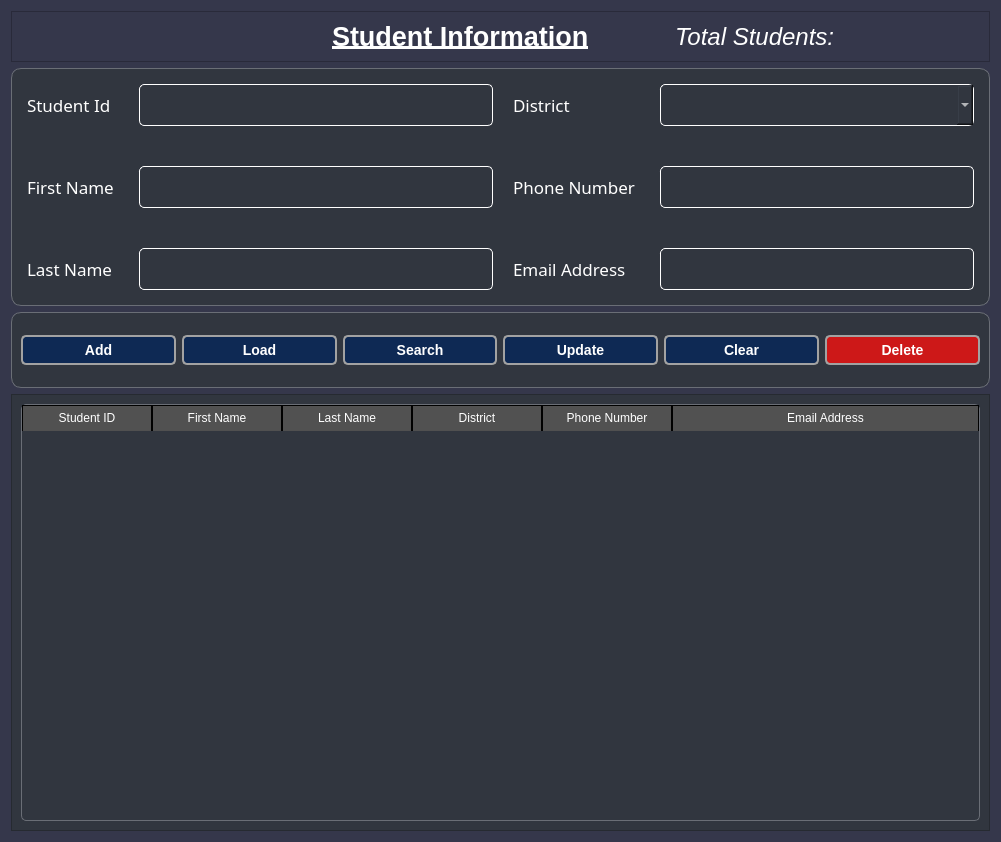
<?xml version="1.0" encoding="UTF-8"?>
<ui version="4.0">
 <class>Form</class>
 <widget class="QWidget" name="Form">
  <property name="geometry">
   <rect>
    <x>0</x>
    <y>0</y>
    <width>1001</width>
    <height>842</height>
   </rect>
  </property>
  <property name="minimumSize">
   <size>
    <width>1001</width>
    <height>842</height>
   </size>
  </property>
  <property name="windowTitle">
   <string>Form</string>
  </property>
  <property name="styleSheet">
   <string notr="true">#frame QComboBox
{
	margin-left: 10px;
	padding-left: 3px;
	border-radius: 5px;
	border: 1px solid white;
	padding-top: 7px;
	padding-bottom: 7px;
	font-family: Sogoe Ul Semibold;
	font-size: 17px;
	color: white;
}
#frame QComboBox::drop-down
{
	margin-left: 15px;
	padding-left: 3px;
	padding-top: 7px;
	padding-bottom: 7px;

}
#frame QLineEdit
{
	margin-left: 10px;
	border-radius: 5px;
	border: 1px solid white;
	padding-top: 7px;
	padding-left: 3px;
	padding-bottom: 7px;
	font-family: Sogoe Ul Semibold;
	font-size: 17px;
	color: white;
}
#frame QLabel
{
	font-family: Sogoe Ul Semibold;
	font-size: 17px;
}

#frame
{
	border-radius: 10px;
	border: 1px solid rgb(106, 110, 118);
}
#frame_3
{
	border-radius: 10px;
	border: 1px solid rgb(106, 110, 118);
	padding-top: 7px;
	padding-bottom: 7px;
}
QWidget
{
	background-color:#35374B;
}

QPushButton
{
	background-color: rgb(0, 170, 127);
	font-size: 14px;
	font: bold;
	color: white;
	padding: 5px 10px;
	border-radius: 5px;
	border: 2px solid rgb(162, 162, 162);
}
QPushButton::hover
{
	border-color:rgb(206, 228, 255);
	font-size: 15px;
}
QPushButton:pressed
{
    background-color: rgb(100, 100, 100); /* Example pressed color */
    border-color: rgb(200, 200, 200);     /* Slight border color change */
    padding-top: 6px;  /* Pressed effect by shifting down slightly */
    padding-bottom: 4px;
}
QTableWidget
{
	border-radius: 5px;
	border:1px solid rgb(106, 110, 118);
}
QHeaderView::section
{
	color: white;
	background-color:rgb(81, 81, 81);
	border: 1px solid;
	border-bottom: 1px solid #505050;
	text-align: left;
	padding: 3px 5px;
}
QTableWidget::item {
               border: 1px solid rgb(106, 110, 118);
            }
QTableWidget::item:selected
{
	background-color: #0078d7;  /* Blue background */
    color: white;
    

}
QTableWidget::row:hover
{
	background-color:#C0C9EE;
}</string>
  </property>
  <layout class="QHBoxLayout" name="horizontalLayout_2">
   <item>
    <layout class="QVBoxLayout" name="verticalLayout">
     <item>
      <widget class="QFrame" name="frame_2">
       <property name="frameShape">
        <enum>QFrame::StyledPanel</enum>
       </property>
       <property name="frameShadow">
        <enum>QFrame::Raised</enum>
       </property>
       <layout class="QHBoxLayout" name="horizontalLayout_3">
        <property name="leftMargin">
         <number>320</number>
        </property>
        <item>
         <widget class="QLabel" name="label_7">
          <property name="font">
           <font>
            <pointsize>20</pointsize>
            <weight>75</weight>
            <bold>true</bold>
            <underline>true</underline>
           </font>
          </property>
          <property name="styleSheet">
           <string notr="true">color: rgb(255, 255, 255);</string>
          </property>
          <property name="text">
           <string>Student Information</string>
          </property>
         </widget>
        </item>
        <item>
         <widget class="QLabel" name="label_8">
          <property name="font">
           <font>
            <pointsize>18</pointsize>
            <weight>50</weight>
            <italic>true</italic>
            <bold>false</bold>
           </font>
          </property>
          <property name="styleSheet">
           <string notr="true">color: rgb(255, 255, 255);
padding-left:10px;</string>
          </property>
          <property name="text">
           <string>Total Students: </string>
          </property>
          <property name="alignment">
           <set>Qt::AlignLeading|Qt::AlignLeft|Qt::AlignVCenter</set>
          </property>
         </widget>
        </item>
       </layout>
      </widget>
     </item>
     <item>
      <widget class="QFrame" name="frame">
       <property name="styleSheet">
        <string notr="true">background-color: #31363F;</string>
       </property>
       <property name="frameShape">
        <enum>QFrame::StyledPanel</enum>
       </property>
       <property name="frameShadow">
        <enum>QFrame::Raised</enum>
       </property>
       <layout class="QGridLayout" name="gridLayout_3">
        <property name="leftMargin">
         <number>15</number>
        </property>
        <property name="topMargin">
         <number>15</number>
        </property>
        <property name="rightMargin">
         <number>15</number>
        </property>
        <property name="bottomMargin">
         <number>15</number>
        </property>
        <property name="horizontalSpacing">
         <number>15</number>
        </property>
        <property name="verticalSpacing">
         <number>10</number>
        </property>
        <item row="0" column="0">
         <layout class="QGridLayout" name="gridLayout">
          <property name="horizontalSpacing">
           <number>15</number>
          </property>
          <property name="verticalSpacing">
           <number>40</number>
          </property>
          <item row="0" column="0">
           <widget class="QLabel" name="label_3">
            <property name="styleSheet">
             <string notr="true">color: rgb(255, 255, 255);</string>
            </property>
            <property name="text">
             <string>Student Id</string>
            </property>
           </widget>
          </item>
          <item row="0" column="1">
           <widget class="QLineEdit" name="lineEdit"/>
          </item>
          <item row="1" column="0">
           <widget class="QLabel" name="label_2">
            <property name="styleSheet">
             <string notr="true">color: rgb(255, 255, 255);</string>
            </property>
            <property name="text">
             <string>First Name</string>
            </property>
           </widget>
          </item>
          <item row="1" column="1">
           <widget class="QLineEdit" name="lineEdit_3"/>
          </item>
          <item row="2" column="0">
           <widget class="QLabel" name="label">
            <property name="styleSheet">
             <string notr="true">color: rgb(255, 255, 255);</string>
            </property>
            <property name="text">
             <string>Last Name</string>
            </property>
           </widget>
          </item>
          <item row="2" column="1">
           <widget class="QLineEdit" name="lineEdit_2"/>
          </item>
         </layout>
        </item>
        <item row="0" column="1">
         <layout class="QGridLayout" name="gridLayout_2">
          <property name="leftMargin">
           <number>5</number>
          </property>
          <property name="horizontalSpacing">
           <number>15</number>
          </property>
          <property name="verticalSpacing">
           <number>40</number>
          </property>
          <item row="0" column="0">
           <widget class="QLabel" name="label_4">
            <property name="styleSheet">
             <string notr="true">color: rgb(255, 255, 255);</string>
            </property>
            <property name="text">
             <string>District</string>
            </property>
           </widget>
          </item>
          <item row="0" column="1">
           <widget class="QComboBox" name="comboBox">
            <property name="styleSheet">
             <string notr="true">color: rgb(255, 255, 255);</string>
            </property>
           </widget>
          </item>
          <item row="1" column="0">
           <widget class="QLabel" name="label_5">
            <property name="styleSheet">
             <string notr="true">color: rgb(255, 255, 255);</string>
            </property>
            <property name="text">
             <string>Phone Number</string>
            </property>
           </widget>
          </item>
          <item row="1" column="1">
           <widget class="QLineEdit" name="lineEdit_4"/>
          </item>
          <item row="2" column="0">
           <widget class="QLabel" name="label_6">
            <property name="styleSheet">
             <string notr="true">color: rgb(255, 255, 255);</string>
            </property>
            <property name="text">
             <string>Email Address</string>
            </property>
           </widget>
          </item>
          <item row="2" column="1">
           <widget class="QLineEdit" name="lineEdit_5"/>
          </item>
         </layout>
        </item>
       </layout>
      </widget>
     </item>
     <item>
      <widget class="QFrame" name="frame_3">
       <property name="styleSheet">
        <string notr="true">background-color: #31363F;</string>
       </property>
       <property name="frameShape">
        <enum>QFrame::StyledPanel</enum>
       </property>
       <property name="frameShadow">
        <enum>QFrame::Raised</enum>
       </property>
       <layout class="QHBoxLayout" name="horizontalLayout">
        <property name="topMargin">
         <number>15</number>
        </property>
        <property name="bottomMargin">
         <number>15</number>
        </property>
        <item>
         <widget class="QPushButton" name="Add_Button">
          <property name="styleSheet">
           <string notr="true">background-color: #0E2954;</string>
          </property>
          <property name="text">
           <string>Add</string>
          </property>
          <property name="icon">
           <iconset>
            <normaloff>../Python Programs/Icons/add_24dp_E3E3E3_FILL0_wght400_GRAD0_opsz24.png</normaloff>../Python Programs/Icons/add_24dp_E3E3E3_FILL0_wght400_GRAD0_opsz24.png</iconset>
          </property>
          <property name="iconSize">
           <size>
            <width>30</width>
            <height>30</height>
           </size>
          </property>
         </widget>
        </item>
        <item>
         <widget class="QPushButton" name="Select_Button">
          <property name="styleSheet">
           <string notr="true">background-color: #0E2954;</string>
          </property>
          <property name="text">
           <string>Load</string>
          </property>
          <property name="icon">
           <iconset>
            <normaloff>../Python Programs/Icons/select_24dp_E3E3E3_FILL0_wght400_GRAD0_opsz24.png</normaloff>../Python Programs/Icons/select_24dp_E3E3E3_FILL0_wght400_GRAD0_opsz24.png</iconset>
          </property>
          <property name="iconSize">
           <size>
            <width>30</width>
            <height>30</height>
           </size>
          </property>
         </widget>
        </item>
        <item>
         <widget class="QPushButton" name="Search_Button">
          <property name="styleSheet">
           <string notr="true">background-color: #0E2954;</string>
          </property>
          <property name="text">
           <string>Search</string>
          </property>
          <property name="icon">
           <iconset>
            <normaloff>../Python Programs/Icons/search_24dp_E3E3E3_FILL0_wght400_GRAD0_opsz24.png</normaloff>../Python Programs/Icons/search_24dp_E3E3E3_FILL0_wght400_GRAD0_opsz24.png</iconset>
          </property>
          <property name="iconSize">
           <size>
            <width>30</width>
            <height>30</height>
           </size>
          </property>
         </widget>
        </item>
        <item>
         <widget class="QPushButton" name="Update_Button">
          <property name="styleSheet">
           <string notr="true">background-color: #0E2954;</string>
          </property>
          <property name="text">
           <string>Update</string>
          </property>
          <property name="icon">
           <iconset>
            <normaloff>../Python Programs/Icons/update_24dp_E3E3E3_FILL0_wght400_GRAD0_opsz24.png</normaloff>../Python Programs/Icons/update_24dp_E3E3E3_FILL0_wght400_GRAD0_opsz24.png</iconset>
          </property>
          <property name="iconSize">
           <size>
            <width>30</width>
            <height>30</height>
           </size>
          </property>
         </widget>
        </item>
        <item>
         <widget class="QPushButton" name="Clear_Button">
          <property name="styleSheet">
           <string notr="true">background-color: #0E2954;</string>
          </property>
          <property name="text">
           <string>Clear</string>
          </property>
          <property name="icon">
           <iconset>
            <normaloff>../Python Programs/Icons/clear_all_24dp_E3E3E3_FILL0_wght400_GRAD0_opsz24.png</normaloff>../Python Programs/Icons/clear_all_24dp_E3E3E3_FILL0_wght400_GRAD0_opsz24.png</iconset>
          </property>
          <property name="iconSize">
           <size>
            <width>30</width>
            <height>30</height>
           </size>
          </property>
         </widget>
        </item>
        <item>
         <widget class="QPushButton" name="pushButton_6">
          <property name="styleSheet">
           <string notr="true">background-color: #CD1818;</string>
          </property>
          <property name="text">
           <string>Delete</string>
          </property>
          <property name="icon">
           <iconset>
            <normaloff>../Python Programs/Icons/delete_24dp_E3E3E3_FILL0_wght400_GRAD0_opsz24.png</normaloff>../Python Programs/Icons/delete_24dp_E3E3E3_FILL0_wght400_GRAD0_opsz24.png</iconset>
          </property>
          <property name="iconSize">
           <size>
            <width>30</width>
            <height>30</height>
           </size>
          </property>
         </widget>
        </item>
       </layout>
      </widget>
     </item>
     <item>
      <widget class="QFrame" name="frame_4">
       <property name="styleSheet">
        <string notr="true">background-color: #31363F;</string>
       </property>
       <property name="frameShape">
        <enum>QFrame::StyledPanel</enum>
       </property>
       <property name="frameShadow">
        <enum>QFrame::Raised</enum>
       </property>
       <layout class="QGridLayout" name="gridLayout_5">
        <item row="0" column="0">
         <widget class="QTableWidget" name="tableWidget">
          <property name="mouseTracking">
           <bool>true</bool>
          </property>
          <property name="tabletTracking">
           <bool>false</bool>
          </property>
          <property name="focusPolicy">
           <enum>Qt::NoFocus</enum>
          </property>
          <property name="editTriggers">
           <set>QAbstractItemView::NoEditTriggers</set>
          </property>
          <property name="selectionMode">
           <enum>QAbstractItemView::SingleSelection</enum>
          </property>
          <property name="selectionBehavior">
           <enum>QAbstractItemView::SelectRows</enum>
          </property>
          <property name="showGrid">
           <bool>false</bool>
          </property>
          <property name="columnCount">
           <number>6</number>
          </property>
          <attribute name="horizontalHeaderVisible">
           <bool>true</bool>
          </attribute>
          <attribute name="horizontalHeaderCascadingSectionResizes">
           <bool>false</bool>
          </attribute>
          <attribute name="horizontalHeaderMinimumSectionSize">
           <number>60</number>
          </attribute>
          <attribute name="horizontalHeaderDefaultSectionSize">
           <number>130</number>
          </attribute>
          <attribute name="horizontalHeaderShowSortIndicator" stdset="0">
           <bool>false</bool>
          </attribute>
          <attribute name="horizontalHeaderStretchLastSection">
           <bool>true</bool>
          </attribute>
          <attribute name="verticalHeaderVisible">
           <bool>false</bool>
          </attribute>
          <attribute name="verticalHeaderCascadingSectionResizes">
           <bool>false</bool>
          </attribute>
          <attribute name="verticalHeaderStretchLastSection">
           <bool>true</bool>
          </attribute>
          <column>
           <property name="text">
            <string>Student ID</string>
           </property>
           <property name="textAlignment">
            <set>AlignCenter</set>
           </property>
          </column>
          <column>
           <property name="text">
            <string>First Name</string>
           </property>
           <property name="textAlignment">
            <set>AlignCenter</set>
           </property>
          </column>
          <column>
           <property name="text">
            <string>Last Name</string>
           </property>
           <property name="textAlignment">
            <set>AlignCenter</set>
           </property>
          </column>
          <column>
           <property name="text">
            <string>District</string>
           </property>
           <property name="textAlignment">
            <set>AlignCenter</set>
           </property>
          </column>
          <column>
           <property name="text">
            <string>Phone Number</string>
           </property>
           <property name="textAlignment">
            <set>AlignCenter</set>
           </property>
          </column>
          <column>
           <property name="text">
            <string>Email Address</string>
           </property>
           <property name="textAlignment">
            <set>AlignCenter</set>
           </property>
          </column>
         </widget>
        </item>
       </layout>
      </widget>
     </item>
    </layout>
   </item>
  </layout>
 </widget>
 <resources/>
 <connections/>
</ui>
